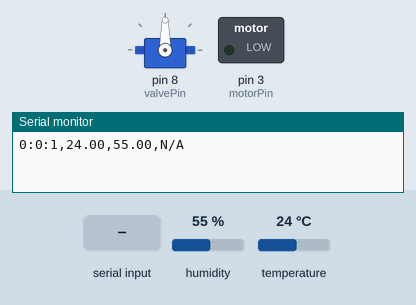
This sketch was run on a simulated Arduino Uno, built with avr-gcc and run on an emulated ATmega328P. Parts: servo, switched loads named in the sketch (green lamp = pin HIGH), the last lines printed to the serial monitor. Inputs (shaded band) come from the test bench; at power-on: humidity 55 %, temperature 24 °C. Pins used as bus, display or sensor lines are not drawn.

Above: at 1.2 s.
1.3 s: "1" received over Serial
At 2.1 s:
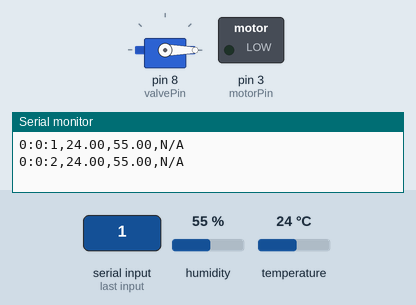
2.8 s: "h" received over Serial
At 3.2 s:
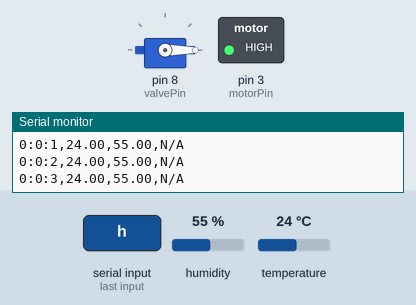
4.3 s: "0" received over Serial
At 5.5 s:
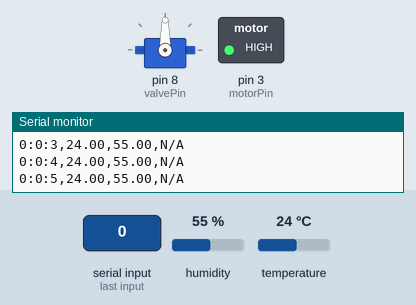
5.8 s: "m" received over Serial
At 6.7 s:
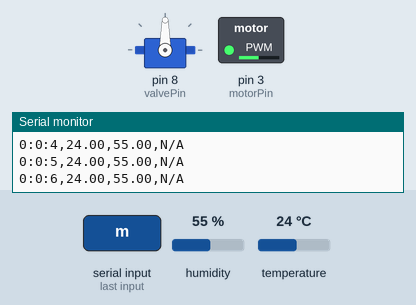
9.5 s: "1" received over Serial
At 10.7 s:
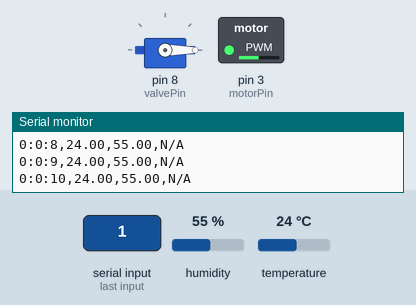
Timing chart, 0 to 12.0 s (numbered marks = the images above; inputs shaded):
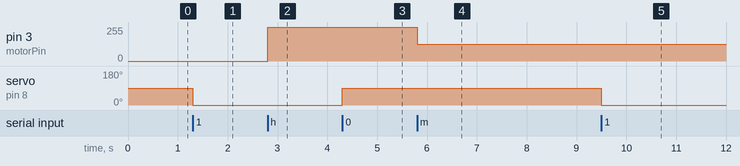

Measured:
- after the input at 1.3 s, servo on pin 8 (valvePin): 90° → 0° at once
- after the input at 2.8 s, pin 3 (motorPin): 0/255 → 255/255 at once
- after the input at 4.3 s, servo on pin 8 (valvePin): 0° → 90° at once
- after the input at 5.8 s, pin 3 (motorPin): 255/255 → 125/255 at once
- after the input at 9.5 s, servo on pin 8 (valvePin): 90° → 0° at once

The sketch:

Ard_Gassign.ino
```cpp
#include <SPI.h>
#include <MFRC522.h>
#include <Servo.h>
#include <DHT.h>

#define DHTPIN 7     // Digital pin connected to the DHT sensor
#define DHTTYPE DHT11   // DHT 11
DHT dht(DHTPIN, DHTTYPE);  // Initialize DHT sensor object

Servo valveServo;
int valvePin = 8;
int valveClosedAngle = 0;
int valveOpenAngle = 90;

//int motorPin = A5;
int motorPin = 3;

int tempPin = A0;

#define RFID_SS_PIN 10
#define RFID_RST_PIN 9

MFRC522 rfid(RFID_SS_PIN, RFID_RST_PIN); // Create MFRC522 instance

unsigned long previousMillis = 0;
const long interval = 1000;  // Interval between readings in milliseconds

void setup() {
  Serial.begin(9600);
  SPI.begin(); // Initialize SPI bus
  rfid.PCD_Init(); // Initialize RFID module
  dht.begin();  // Initialize DHT sensor
  valveServo.attach(valvePin);  // Attaches the servo to the pin
  pinMode(motorPin, OUTPUT);
}

void loop() {
  unsigned long currentMillis = millis();
  if (currentMillis - previousMillis >= interval) {
    previousMillis = currentMillis;

    // Read humidity and temperature from DHT sensor
    float humidity = dht.readHumidity();
    float temperature = dht.readTemperature();
    //float temperature = readTemp(tempPin);

    if (isnan(humidity) || isnan(temperature)) {
      //Serial.println(F("Failed to read from DHT sensor!"));
      return;
    }

    // Read RFID tag data
    String rfidTag = readRFIDTag();

    // Format time stamp
    unsigned long seconds = currentMillis / 1000;
    unsigned long minutes = seconds / 60;
    unsigned long hours = minutes / 60;
    String time_str = String(hours % 24) + ":" + String(minutes % 60) + ":" + String(seconds % 60);

    // Send data over serial
    Serial.print(time_str);
    Serial.print(",");
    Serial.print(temperature);
    Serial.print(",");
    Serial.print(humidity);
    Serial.print(",");
    if (rfidTag != "") {
      Serial.println(rfidTag);
    } else {
      Serial.println("N/A"); // No RFID tag detected
    }
  }

  // Check for incoming serial commands
  if (Serial.available() > 0) {
    char incomingByte = Serial.read(); // Read the incoming byte
    if (incomingByte == '0') {
      openValve(); // Command to open the valve
    } else if (incomingByte == '1') {
      closeValve(); // Command to close the valve
    } else if (incomingByte == 'h') {
      motorHigh(); // Command to set motor to high speed
    } else if (incomingByte == 'm') {
      motorMed(); // Command to set motor to high speed
    } else if (incomingByte == 'l') {
      motorLow(); // Command to set motor to high speed
    } else if (incomingByte == 's') {
      motorStop(); // Command to stop the motor
    } else {
      //Serial.println("Invalid Command.");
    }
  }
}

String readRFIDTag() {
  // Check if a new RFID card is present
  if (rfid.PICC_IsNewCardPresent() && rfid.PICC_ReadCardSerial()) {
    String rfidTag = "";
    // Read RFID tag UID
    for (byte i = 0; i < rfid.uid.size; i++) {
      rfidTag += (rfid.uid.uidByte[i] < 0x10 ? "0" : "");
      rfidTag += String(rfid.uid.uidByte[i], HEX);
    }
    rfid.PICC_HaltA(); // Halt PICC
    rfid.PCD_StopCrypto1(); // Stop encryption on PCD
    return rfidTag;
  } else {
    return ""; // No RFID tag detected
  }
}

float readTemp(int TempPin) {
  float value = analogRead(TempPin);
  float temp = value * (5000 / 1024.0);
  return temp / 10;
}

void closeValve() {
  valveServo.write(valveClosedAngle);
  //Serial.println("Valve Closed.");
}

void openValve() {
  valveServo.write(valveOpenAngle);
  //Serial.println("Valve Opened.");
}

void motorHigh() {
  analogWrite(motorPin, 255);
  //Serial.println("Motor High.");
}
void motorMed() {
  analogWrite(motorPin, 125);
  //Serial.println("Motor Med.");
}
void motorLow() {
  analogWrite(motorPin, 50);
  //Serial.println("Motor low.");
}
void motorStop() {
  analogWrite(motorPin, 0);
  //Serial.println("Motor Stopped.");
}
```
